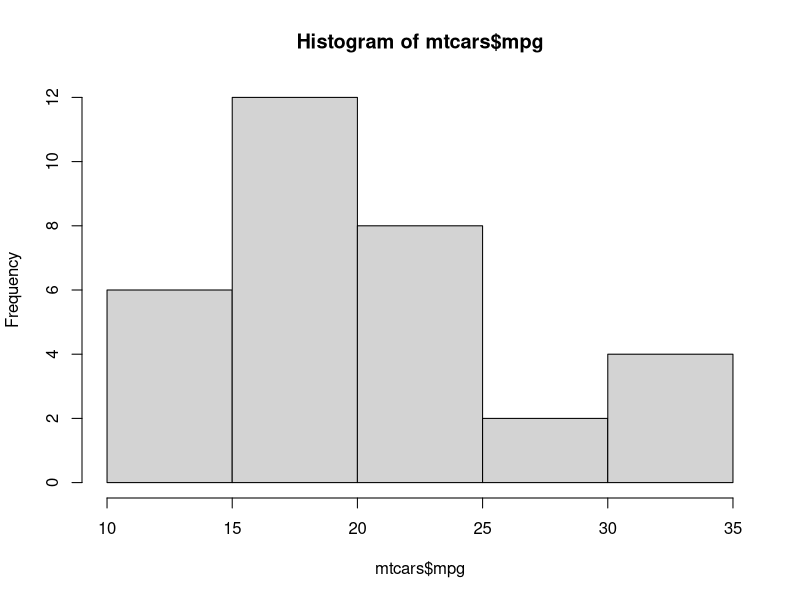
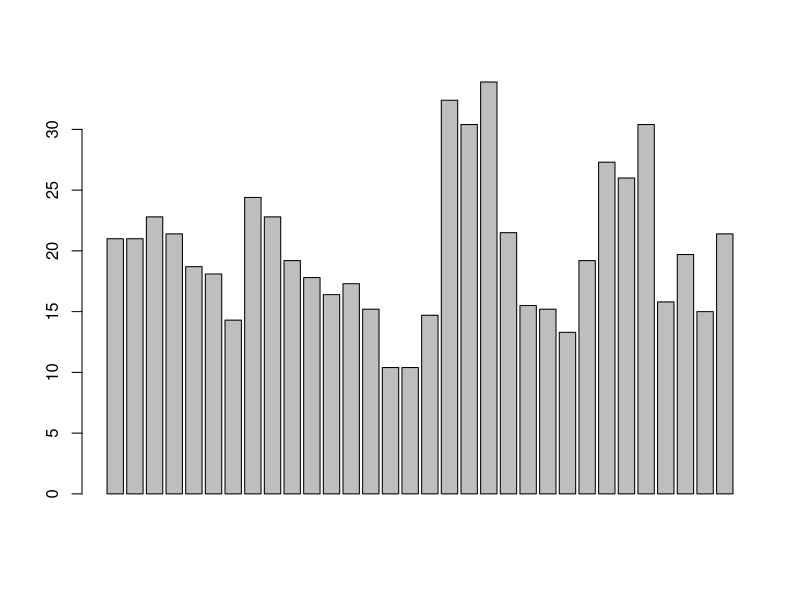

These figures' R source, in order:
summary(mtcars)
mean(mtcars$mpg)
sd(mtcars$mpg)
max(mtcars$mpg)
min(mtcars$mpg)
quantile(mtcars$mpg, 0,5)
hist(mtcars$mpg)
barplot(mtcars$mpg)
